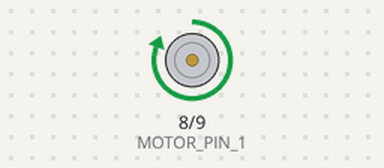
The sketch below on a simulated Arduino Uno, built with avr-gcc and run on an emulated ATmega328P. On the bench: motor-driver pin pairs drawn as motors (green arrow = first pin HIGH = forward, orange = second pin HIGH = backward, longer = more drive, scaled by the enable pin).

Above: at 2.0 s.
At 6.0 s:
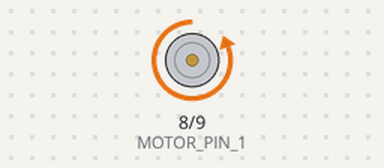
Timing chart, 0 to 10.4 s (numbered marks = the images above):
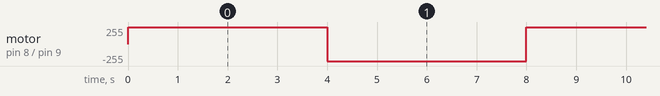

Measured:
- by itself, motor on pin 8 (MOTOR_PIN_1) / pin 9 (MOTOR_PIN_2): alternates forward 255/255 for 4.0 s and backward 255/255 for 4.0 s

The sketch:

Lab_2_Task_2.ino
```cpp
//Simulation Link: https://www.tinkercad.com/things/k4JWvAlLA3x

#define MOTOR_PIN_1 8
#define MOTOR_PIN_2 9
#define MOTOR_SPEED_CONTROL_PIN 3

void rotate_cw();
void rotate_ccw();

void setup() {

  pinMode(MOTOR_SPEED_CONTROL_PIN,OUTPUT); // to control the speed of the motor
  pinMode(MOTOR_PIN_1,OUTPUT); //input2
  pinMode(MOTOR_PIN_2,OUTPUT); //input1
}

void loop()
{
  rotate_cw();
  delay(4000);
  rotate_ccw();
  delay(4000);
}
void rotate_cw()
{
   digitalWrite(MOTOR_SPEED_CONTROL_PIN,HIGH);
   digitalWrite(MOTOR_PIN_1,HIGH);
   digitalWrite(MOTOR_PIN_2,LOW);
}

void rotate_ccw()
{
   digitalWrite(MOTOR_SPEED_CONTROL_PIN,HIGH);
   digitalWrite(MOTOR_PIN_1,LOW);
   digitalWrite(MOTOR_PIN_2,HIGH);
}
```
